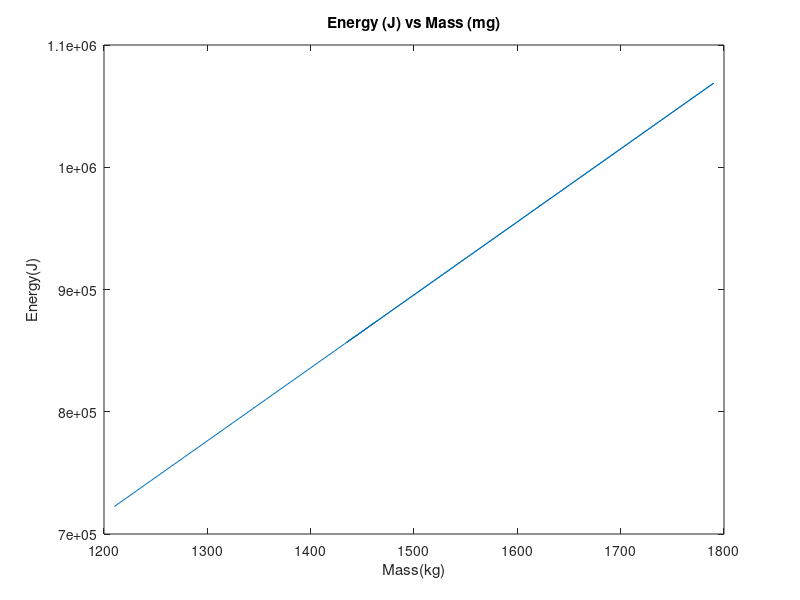

This chart was generated by the following MATLAB code:
mp = [1210,1210 + 30, 1760, 1760+30, 1435, 1435 + 30];
tp = [7.2247e+05; 7.4039e+05; 1.0509e+06; 1.0688e+06; 8.5682e+05; 8.7473e+05];
plot (mp,tp);
title('Energy (J) vs Mass (mg)');
xlabel('Mass(kg)');
ylabel('Energy(J)')